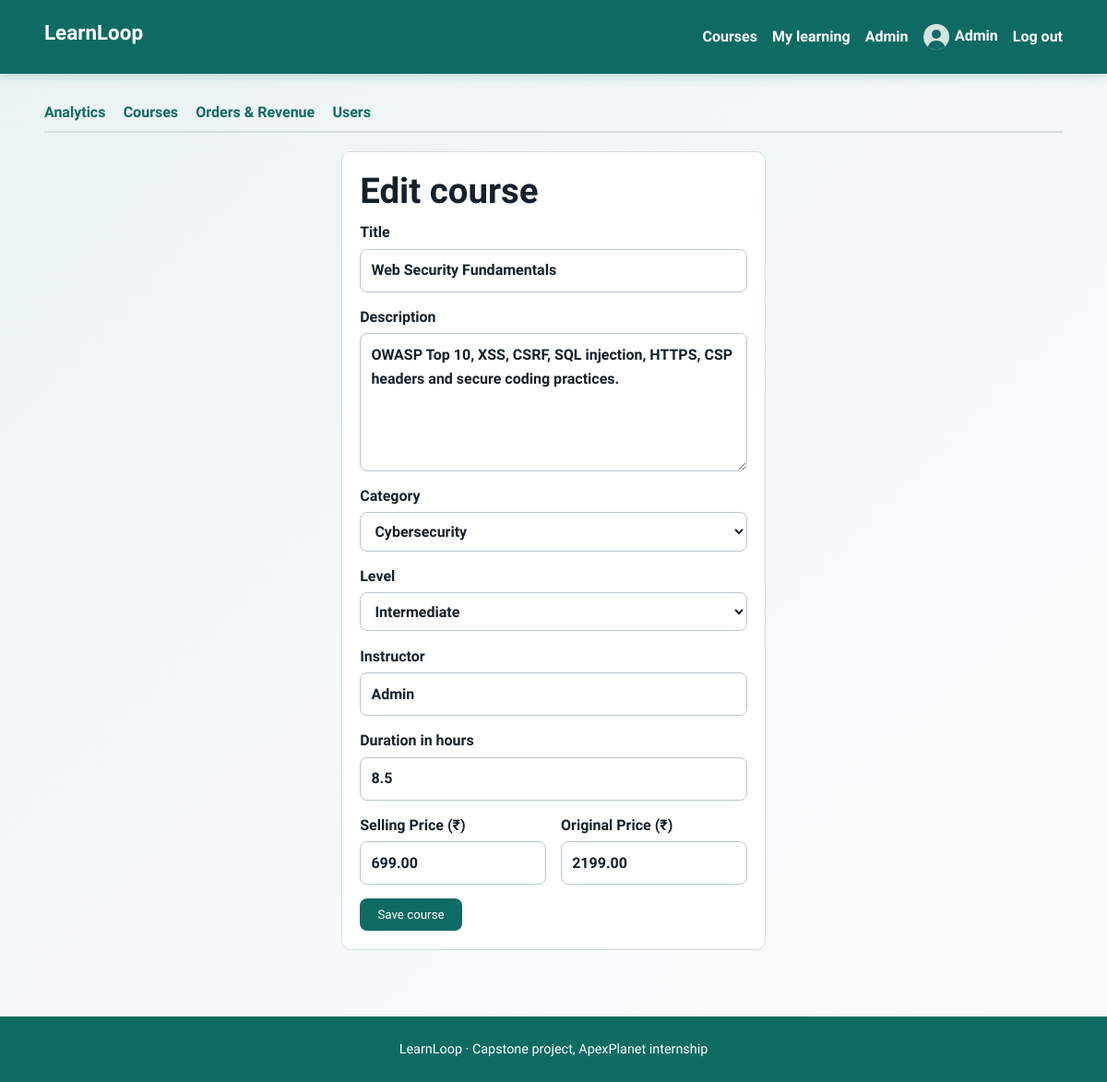
The page /admin/course_form.php?id=24 (signed in) on the database its author committed.
### tables this page shows
CREATE TABLE users (
  id INT AUTO_INCREMENT PRIMARY KEY,
  name VARCHAR(80) NOT NULL,
  email VARCHAR(120) NOT NULL UNIQUE,
  password VARCHAR(255) NOT NULL,
  role ENUM('student','admin') NOT NULL DEFAULT 'student',
  avatar VARCHAR(120) DEFAULT NULL,
  bio VARCHAR(300) DEFAULT NULL,
  is_verified TINYINT(1) NOT NULL DEFAULT 0,
  created_at TIMESTAMP DEFAULT CURRENT_TIMESTAMP
);

CREATE TABLE courses (
  id INT AUTO_INCREMENT PRIMARY KEY,
  title VARCHAR(120) NOT NULL,
  description TEXT NOT NULL,
  category_id INT NOT NULL,
  level ENUM('Beginner','Intermediate','Advanced') NOT NULL DEFAULT 'Beginner',
  instructor VARCHAR(80) NOT NULL,
  duration_hours DECIMAL(4,1) NOT NULL DEFAULT 1.0,
  price DECIMAL(8,2) NOT NULL DEFAULT 499.00,
  original_price DECIMAL(8,2) NOT NULL DEFAULT 1999.00,
  image VARCHAR(255) DEFAULT NULL,
  rating DECIMAL(2,1) NOT NULL DEFAULT 4.7,
  rating_count INT NOT NULL DEFAULT 1850,
  badge VARCHAR(30) DEFAULT 'Bestseller',
  created_at TIMESTAMP DEFAULT CURRENT_TIMESTAMP,
  FOREIGN KEY (category_id) REFERENCES categories(id),
  FULLTEXT KEY ft_courses (title, description)
);

CREATE TABLE categories (
  id INT AUTO_INCREMENT PRIMARY KEY,
  name VARCHAR(60) NOT NULL UNIQUE
);

### includes/functions.php (called while the page is built, shortened)
<?php
function db(): PDO {
    static $pdo = null;
    if ($pdo === null) {
        try {
            $pdo = new PDO('mysql:host=' . DB_HOST . ';dbname=' . DB_NAME . ';charset=utf8mb4', DB_USER, DB_PASS, [
                PDO::ATTR_ERRMODE => PDO::ERRMODE_EXCEPTION,
                PDO::ATTR_DEFAULT_FETCH_MODE => PDO::FETCH_ASSOC,
                PDO::ATTR_EMULATE_PREPARES => false,
                PDO::ATTR_TIMEOUT => 3,
            ]);
            return $pdo;
        } catch (PDOException $firstError) {
        }
        $pdo = null;
        die('<div style="font-family:sans-serif;padding:2rem;max-width:600px;margin:2rem auto;border:1px solid #e2e8f0;border-radius:8px;background:#fff5f5;color:#9b2c2c;">'
            . '<h2 style="margin-top:0;">Database Connection Error</h2>'
            . '<p><strong>' . htmlspecialchars($firstError->getMessage()) . '</strong></p>'
            . '<p style="color:#4a5568;">MariaDB auto-start was attempted but the server did not become ready in time.</p>'
            . '<p style="color:#4a5568;">Please make sure MariaDB is installed at <code>C:\Program Files\MariaDB 13.0\</code> and try refreshing the page.</p>'
            . '</div>');
    }
    return $pdo;
}
function e($v): string { return htmlspecialchars((string)$v, ENT_QUOTES, 'UTF-8'); }
function current_user(): ?array {
    static $user = false;
    if ($user === false) {
        $user = null;
        if (!empty($_SESSION['uid'])) {
            $s = db()->prepare('SELECT id,name,email,role,avatar,bio,created_at FROM users WHERE id=? AND is_verified=1');
            $s->execute([$_SESSION['uid']]);
            $user = $s->fetch() ?: null;
        }
    }
    return $user;
}
function require_admin(): array {
    $u = current_user();
    return $u;
}
function avatar_url(?array $u): string {
    return ($u && !empty($u['avatar'])) ? UPLOAD_URL . $u['avatar'] : 'assets/img/avatar.svg';
}

### admin/course_form.php (the view, shortened to what this page needs)
<?php
$base = '../'; require_once __DIR__ . '/../includes/functions.php'; require_admin();
$id = (int)($_GET['id'] ?? 0);
$c = ['title' => '', 'description' => '', 'category_id' => 0, 'level' => 'Beginner', 'instructor' => '', 'duration_hours' => '1.0', 'price' => '499.00', 'original_price' => '1999.00'];
if ($id) { $s = db()->prepare('SELECT * FROM courses WHERE id=?'); $s->execute([$id]); $c = $s->fetch() ?: redirect('courses.php'); }
$cats = db()->query('SELECT id,name FROM categories ORDER BY name')->fetchAll();
$pageTitle = $id ? 'Edit course' : 'Add course'; require __DIR__ . '/../includes/header.php'; require __DIR__ . '/nav.php'; ?>
<section class="card narrow">
<h1><?= $id ? 'Edit course' : 'Add course' ?></h1>
<form method="post"><?= csrf_field() ?>
  <label>Title <input name="title" value="<?= e($c['title']) ?>" required maxlength="120"></label>
  <label>Description <textarea name="description" rows="5" required><?= e($c['description']) ?></textarea></label>
  <label>Category <select name="category_id"><?php foreach ($cats as $k): ?><option value="<?= (int)$k['id'] ?>" <?= $k['id'] == $c['category_id'] ? 'selected' : '' ?>><?= e($k['name']) ?></option><?php endforeach; ?></select></label>
  <label>Level <select name="level"><?php foreach (['Beginner', 'Intermediate', 'Advanced'] as $lv): ?><option <?= $lv === $c['level'] ? 'selected' : '' ?>><?= $lv ?></option><?php endforeach; ?></select></label>
  <label>Instructor <input name="instructor" value="<?= e($c['instructor']) ?>" required maxlength="80"></label>
  <label>Duration in hours <input type="number" name="duration_hours" step="0.5" min="0.5" value="<?= e($c['duration_hours']) ?>" required></label>
  <div class="two-col">
    <label>Selling Price (₹) <input type="number" name="price" step="1" min="0" value="<?= e($c['price']) ?>" required></label>
    <label>Original Price (₹) <input type="number" name="original_price" step="1" min="0" value="<?= e($c['original_price']) ?>" required></label>
  </div>
  <button class="btn">Save course</button>
</form></section>
<?php require __DIR__ . '/../includes/footer.php'; ?>

### includes/header.php (shortened to what this page needs)
<?php require_once __DIR__ . '/functions.php'; $me = current_user(); $base = $base ?? ''; ?>
<!doctype html>
<html lang="en">
<head>
<link rel="stylesheet" href="<?= $base ?>assets/css/style.css">
</head>
<body>
<header class="site-header">
  <a class="brand" href="<?= $base ?>index.php"><?= e(SITE_NAME) ?></a>
  <nav id="nav">
    <a href="<?= $base ?>index.php">Courses</a>
    <?php if ($me): ?>
      <a href="<?= $base ?>dashboard.php">My learning</a>
      <?php if ($me['role'] === 'admin'): ?><a href="<?= $base ?>admin/index.php">Admin</a><?php endif; ?>
      <a class="nav-user" href="<?= $base ?>profile.php"><img src="<?= $base . e(avatar_url($me)) ?>" alt="" width="28" height="28"><?= e($me['name']) ?></a>
      <a href="<?= $base ?>logout.php">Log out</a>
    <?php else: ?>
      <a href="<?= $base ?>login.php">Log in</a>
      <a class="btn btn-small" href="<?= $base ?>register.php">Create account</a>
    <?php endif; ?>
  </nav>
</header>
<main class="wrap">

### assets/css/style.css (style rules this page uses)
:root { --ink:#14212b;--muted:#5a6b76;--bg:#f3f6f8;--panel:#fff;--teal:#0e6b63;--teal-dark:#0a4f49;--gold:#f2b632;--line:#d5dee3;--danger:#b3372b;--radius:10px }
* { box-sizing:border-box }
body { margin:0;min-height:100vh;display:flex;flex-direction:column;font:1rem/1.6 "Source Sans 3",system-ui,sans-serif;color:var(--ink);background:var(--bg) }
h1,h2,h3,.brand { font-family:"Bricolage Grotesque",system-ui,sans-serif;line-height:1.2;margin:0 0 .6rem }
h1 { font-size:clamp(1.7rem,4vw,2.4rem);font-weight:800 }
a { color:var(--teal) }
main,.wrap { flex:1;width:100%;max-width:100%;margin:0;padding:calc(80px + 1.8rem) 4vw 3.5rem;box-sizing:border-box;background:linear-gradient(135deg,#ebf3f5 0%,#f8fafb 30%,#fcf7ed 70%,#edf5f4 100%);background-size:250% 250%;animation:mainBgShift 14s ease infinite,mainFadeIn 0.7s cubic-bezier(0.16,1,0.3,1) both }
.site-header { position:fixed;top:0;left:0;right:0;width:100%;z-index:1000;display:flex;flex-wrap:wrap;align-items:center;justify-content:space-between;gap:.5rem;padding:.7rem 4vw;background:var(--teal);color:#fff;min-height:80px;box-sizing:border-box;box-shadow:0 2px 12px rgba(14,107,99,0.25) }
.brand { font-size:1.4rem;font-weight:800;color:#fff;text-decoration:none }
.site-header nav { display:flex;flex-wrap:wrap;align-items:center;gap:1rem }
.site-header nav a { color:#fff;text-decoration:none;font-weight:600 }
.nav-user img { border-radius:50%;vertical-align:middle;margin-right:.4rem;object-fit:cover }
.btn { display:inline-block;background:var(--teal);color:#fff;border:0;border-radius:8px;padding:.65rem 1.2rem;font:600 1rem inherit;font-family:inherit;text-decoration:none;cursor:pointer }
.card { background:var(--panel);border:1px solid var(--line);border-radius:var(--radius);padding:1.2rem;margin-bottom:1rem }
.narrow { max-width:460px;margin:1rem auto }
label { display:block;font-weight:600;margin-bottom:.9rem }
input,select,textarea { display:block;width:100%;margin-top:.3rem;padding:.6rem .7rem;border:1px solid #b9c6cd;border-radius:8px;font:inherit;background:#fff;color:var(--ink) }
.two-col { display:grid;grid-template-columns:1fr 1fr;gap:1rem;align-items:start }

### rows shown on the page
users: name "Admin"
courses: title "Web Security Fundamentals", description "OWASP Top 10, XSS, CSRF, SQL injection, HTTPS, CSP headers and secure coding practices.", category_id "Cybersecurity", level "Intermediate", instructor "Admin", duration_hours "8.5", price "699.00", original_price "2199.00"

### other values the page prints
SITE_NAME "LearnLoop"
